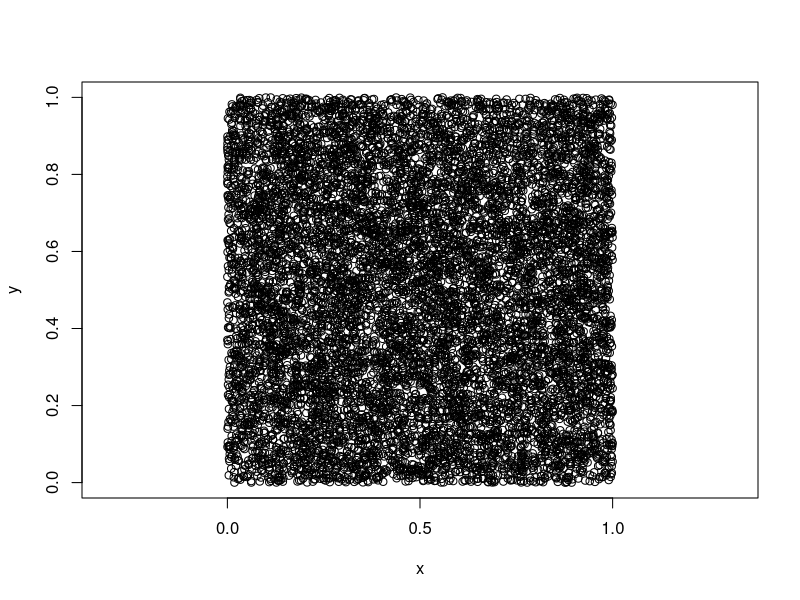
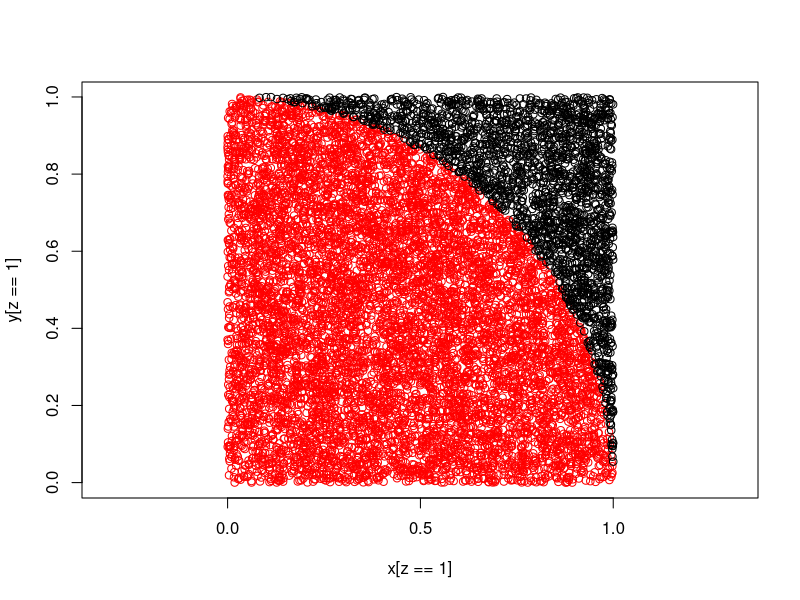
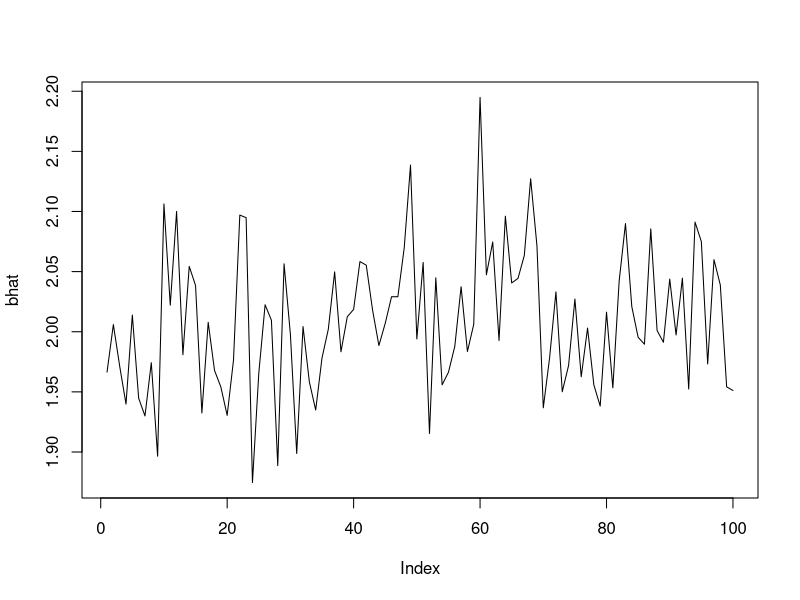
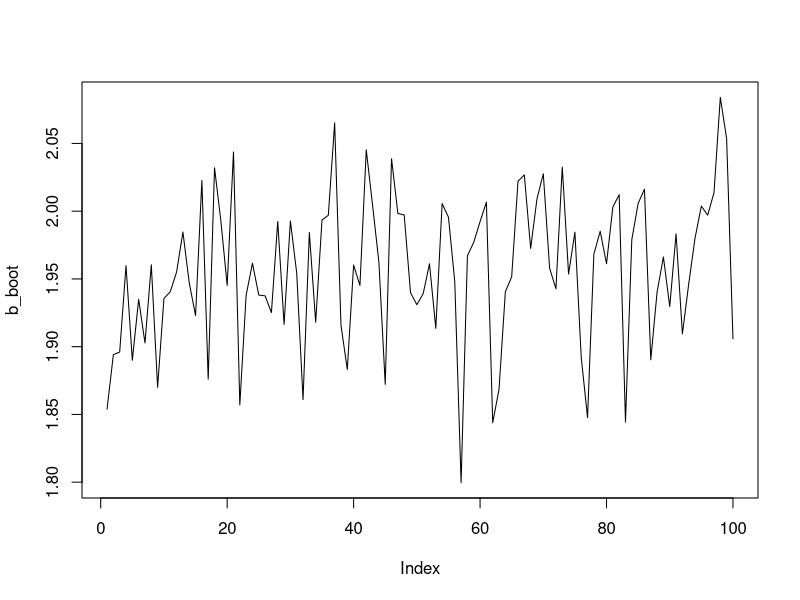
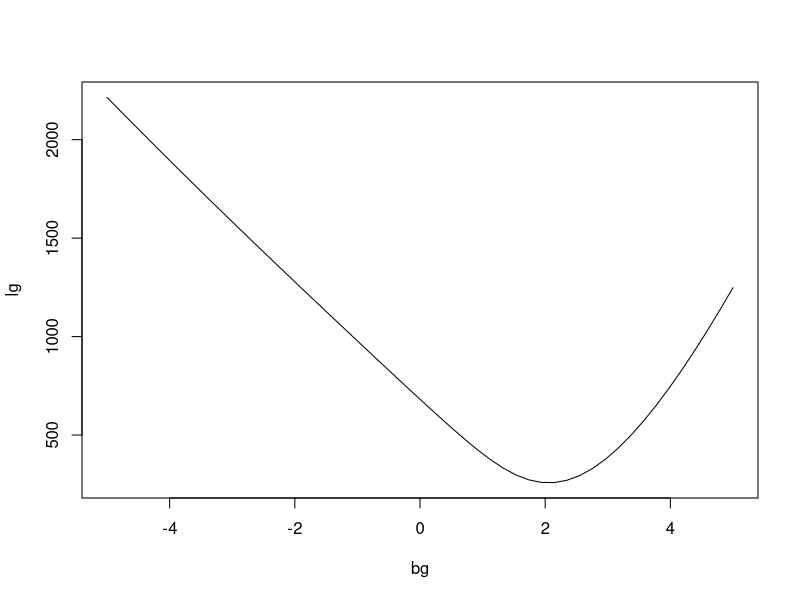
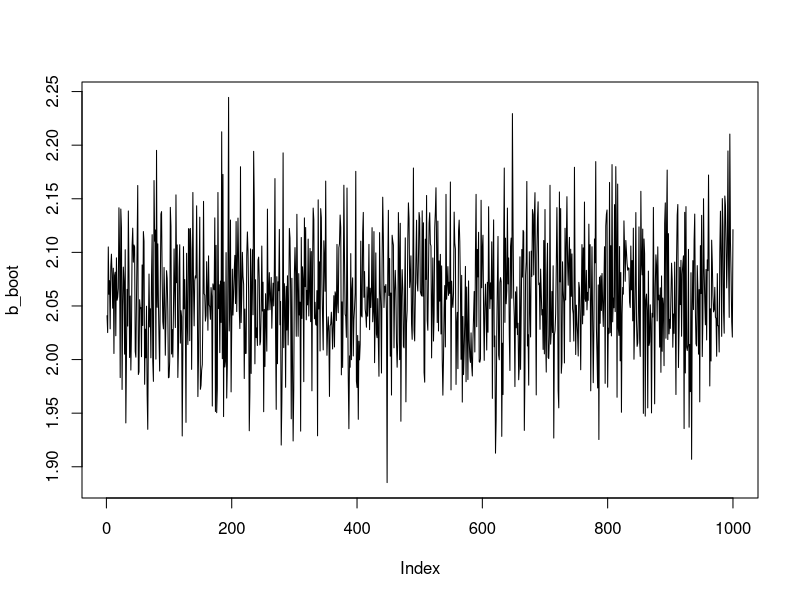

Recreate these plots in R, in order. (Note: a time limit stopped this script after it produced the figures.)
# Monte Carlo Experiment 1
M=100000
mu = 2
sig = 0.3
x = rnorm(M, mean=mu, sd=sig)
mean(exp(x))
exp(mu + (sig^2)/2)

# Monte Carlo Experiment 2

M = 10000

x = runif(M)
y = runif(M)

plot(x,y,asp=1)
z = x^2+y^2 <=1
plot(x[z==1],y[z==1],col='red',asp=1)
points(x[z==0],y[z==0])


sum(z)/M
pi/4


# Monte Carlo Experiment 3

n = 1000
beta = 2
M = 100

bhat = rep(0,M)

for (i in 1:M)
{
  x = runif(n)
  y = x*beta + rnorm(n)
  bhat[i] = sum(x*y)/sum(x^2)
}
plot(bhat,type='l')
var(bhat)
3/n

# Bootstrap example 1

n = 1000
beta = 2
x = runif(n)
y = x*beta + rnorm(n)

B = 100

b_boot = rep(0,B)

for (i in 1:B)
{
  ind_ = sample(n,n, replace=TRUE)
  xb = x[ind_]
  yb = y[ind_]
  b_boot[i] = sum(xb*yb)/sum(xb^2)
}
plot(b_boot,type='l')
var(b_boot)
3/n


# Bootstrap example 2
n = 1000
x = 1+rnorm(n)
a = -5
b = +2

u = runif(n)
e = log(u/(1-u))
y = (a + b*x + e)>0 
y = as.numeric(y)


d = data.frame(x,y)
d[1:10,]

predp = function(x,b)
{
  return( 1/(1+exp(5-x*b)) )
}

# loglikelihood
loglik_logit = function(b, x, y)
{

  n = length(y)
  loglik = 0
  for (i in 1:n)
  {
    loglik = loglik + log(predp(x[i],b))*(y[i]==1) + log(1-predp(x[i],b))*(y[i]==0)
    
  }
  return(-loglik)
}

# compute the loglikelihood over a grid of points
G = 50
bg = seq(-5,5,length=G)
lg = rep(0,G)
for (g in 1:G)
{
  lg[g]=loglik_logit(bg[g],x,y)
}
plot(bg,lg,type='l')

# Which point maximizes the likelihood?
bg[which.min(lg)]

# Compare to the function glm
glmfit = glm(formula = y~ x, family = "binomial")
summary(glmfit)



B = 1000

b_boot = rep(0,B)

for (i in 1:B)
{
  ind_ = sample(n,n, replace=TRUE)
  xb = x[ind_]
  yb = y[ind_]
  
  
  obj = optimize(loglik_logit,c(-1,5), x=xb, y=yb)
  
  b_boot[i] = obj$minimum
}
plot(b_boot,type='l')
sd(b_boot)






##############################
# estimating both parameters
##############################


predp = function(x,b)
{
  return( 1/(1+exp(-b[1]-x*b[2])) )
}

# loglikelihood
loglik_logit2 = function(b, x, y)
{
  
  n = length(y)
  loglik = 0
  for (i in 1:n)
  {
    loglik = loglik + log(predp(x[i],b))*(y[i]==1) + log(1-predp(x[i],b))*(y[i]==0)
    
  }
  return(-loglik)
}

glmfit = glm(formula = y~ x, family = "binomial")
summary(glmfit)



B = 100

b_boot = matrix(rep(0,2*B),B,2)

for (i in 1:B)
{
  ind_ = sample(n,n, replace=TRUE)
  xb = x[ind_]
  yb = y[ind_]
  
  obj = optim(c(0,0), loglik_logit2,x=xb,y=yb)
  #obj = optim(fn=loglik_logit, par=b, x=xb, y=yb, method  = "L-BFGS-B", lower=-5, upper=5)
  
  b_boot[i,1] = obj$par[1]
  b_boot[i,2] = obj$par[2]
}
plot(b_boot[,2],type='l')
sd(b_boot[,2])

plot(b_boot[,1],type='l')
sd(b_boot[,1])
